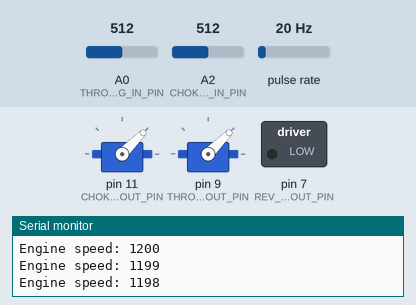
This sketch was run on a simulated Arduino Uno, built with avr-gcc and run on an emulated ATmega328P. On the bench: 2 × servo, switched loads named in the sketch (green lamp = pin HIGH), the last lines printed to the serial monitor. Wiring (inferred from the names in the program): pulse sensor: data pin 3. Dashed ring = blinking. Inputs (shaded band) come from the test bench; at power-on: pulse rate 20 Hz, A0 (THROTTLE_ANALOG_IN_PIN) = 512, A2 (CHOKE_ANALOG_IN_PIN) = 512.

Above: at 1.2 s.
1.3 s: pulse rate (sensor on pin 3) set to 100 Hz
4.3 s: A0 (THROTTLE_ANALOG_IN_PIN) set to 525
5.8 s: A0 (THROTTLE_ANALOG_IN_PIN) set to 546
At 6.3 s:
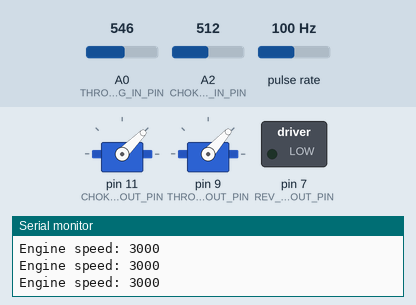
8.8 s: A2 (CHOKE_ANALOG_IN_PIN) set to 492
At 11.43 s:
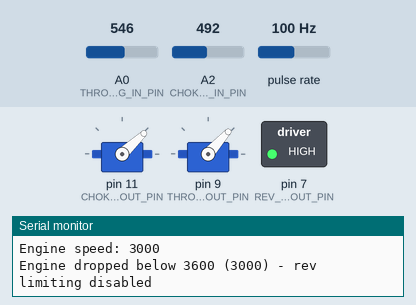
11.8 s: A0 (THROTTLE_ANALOG_IN_PIN) set to 306
At 13.4 s:
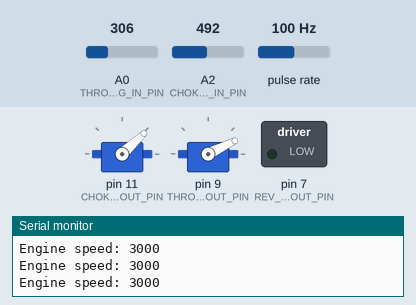
14.8 s: A2 (CHOKE_ANALOG_IN_PIN) set to 306
At 17.8 s:
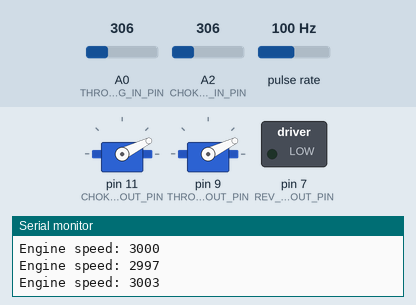
Timing chart, 0 to 18.8 s (numbered marks = the images above; inputs shaded):
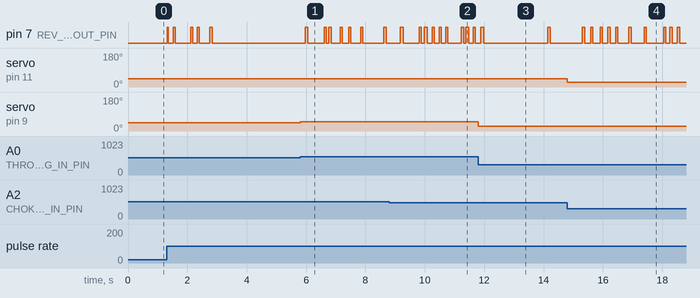

Measured:
- the behaviour switches between 500 and 499 on A2 (CHOKE_ANALOG_IN_PIN) (found by bisection; images 1 and 2)
- after the input at 5.8 s, servo on pin 9 (THROTTLE_PWM_OUT_PIN): 45° → 48° at once
- after the input at 8.8 s, servo on pin 11 (CHOKE_PWM_OUT_PIN): 45° → 43° at once
- after the input at 11.8 s, pin 7 (REV_LIMITER_DIGITAL_OUT_PIN): alternates HIGH for 0.09 s and LOW for 2.2 s, starting after 0.09 s; servo on pin 9 (THROTTLE_PWM_OUT_PIN): 48° → 26° at once
- after the input at 14.8 s, servo on pin 11 (CHOKE_PWM_OUT_PIN): 43° → 26° at once

The sketch:

ecu.ino
```cpp
/**
 * The software behind an electronic engine control system for the
 * Predator 79cc small engine.
 *
 * Bill of materials:
 *   - 1x 2 inch by 3 inch PCB
 *   - 1x 5v buck converter
 *   - 1x 28 pin chip socket
 *   - 1x atmega328 microcontroller
 *   - 1x 16mhz oscillating crystal
 *   - 2x 10k pull-up resistors
 *   - 1x 3144 hall effect sensor
 *   - 1x 10 micro-farad capacitor
 *   - 2x 22 picofarad capacitors
 *   - 2x potentiometers
 *   - 2x servos
 */
#include <Servo.h>

/**
 * A debug flag, useful for bench testing circuitry and components.
 */
#define DEBUG 1

/**
 * The number of microseconds per minute.
 */
#define MICROSECONDS_PER_MINUTE 60000000.0

/**
 * The maximum rotations per minute before rev limiting kicks in.
 *
 * This value can be increased for engines that have had the appropriate
 * upgrades applied to them (governor removed internally, upgraded flywheel,
 * heavier valve springs, etc...).
 */
#define MAX_ENGINE_SPEED 3600

/**
 * Analog input pin number for the throttle potentiometer.
 *
 * Note - this pin must be one of A0, A1, A2, A3, A4, or A5 because those are
 * the only analog pins available on the atmega328 chip.
 */
#define THROTTLE_ANALOG_IN_PIN A0

/**
 * Analog input pin number for the choke potentiometer.
 *
 * Note - this pin must be one of A0, A1, A2, A3, A4, or A5 because those are
 * the only analog pins available on the atmega328 chip.
 */
#define CHOKE_ANALOG_IN_PIN A2

/**
 * Digital input pin number for the tachometer.
 *
 * Note - this pin must be interrupt compatible. That corresponds to digital
 * pins 2 or 3 because those are the only interrupt-compatible pins that map
 * to the atmega328 chip.
 */
#define TACHOMETER_DIGITAL_IN_PIN 3

/**
 * Pulse width modulated output pin for the throttle servo.
 *
 * Note - this pin must be PWM compatible. That corresponds to digital pins 3,
 * 5, 6, 9, 10, or 11 because those are the only PWM-compatible pins that map
 * to the atmega328 chip.
 */
#define THROTTLE_PWM_OUT_PIN 9

/**
 * Pulse width modulated output pin for the choke servo.
 *
 * Note - this pin must be PWM compatible. That corresponds to digital pins 3,
 * 5, 6, 9, 10, or 11 because those are the only PWM-compatible pins that map
 * to the atmega328 chip.
 */
 #define CHOKE_PWM_OUT_PIN 11

/**
 * Digital output pin number for the rev limiter relay.
 *
 * Note - this pin must be one of 2, 3, 4, 5, 6, 7, 8, 9, 10, 11, 12, or 13
 * because those are the only digital pins available on the atmega328 chip
 * that are not used for other purposes.
 */
#define REV_LIMITER_DIGITAL_OUT_PIN 7

/**
 * The minimum position of the throttle servo.
 *
 * Note - if an upgraded carburator is installed, this value may have to be
 * tweaked.
 */
#define THROTTLE_SERVO_MIN_POSITION 0

/**
 * The maximum position of the throttle servo.
 *
 * Note - if an upgraded carburator is installed, this value may have to be
 * tweaked.
 */
#define THROTTLE_SERVO_MAX_POSITION 90

/**
 * The minimum position of the choke servo.
 *
 * Note - if an upgraded carburator is installed, this value may have to be
 * tweaked.
 */
#define CHOKE_SERVO_MIN_POSITION 0

/**
 * The maximum position of the choke servo.
 *
 * Note - if an upgraded carburator is installed, this value may have to be
 * tweaked.
 */
#define CHOKE_SERVO_MAX_POSITION 90

/**
 * The servo controlling the engine throttle position.
 */
Servo throttle;

/**
 * The servo controlling the engine choke position.
 */
 Servo choke;

/**
 * The current throttle position command.
 *
 * Note - this value is mapped to the range defined by
 * THROTTLE_SERVO_MIN_POSITION to THROTTLE_SERVO_MAX_POSITION.
 */
uint8_t throttle_command = 0;

/**
 * The current choke position command.
 *
 * Note - this value is mapped to the range defined by
 * CHOKE_SERVO_MIN_POSITION to CHOKE_SERVO_MAX_POSITION.
 */
 uint8_t choke_command = 0;

/**
 * The current engine speed.
 */
uint32_t engine_speed = 0;

/**
 * Is the engine being rev limited presently?
 */
bool is_rev_limiting = false;

/**
 * The time (in microseconds) that the last engine speed reading was taken.
 */
volatile unsigned long last_reading = 0;

/**
 * The microseconds between the current reading and last reading.
 */
volatile unsigned long last_duration = 0;

/**
 * A flag indicating that a new engine speed sample is ready.
 */
volatile bool resampled = false;

/**
 * Interrupt routine for when the magnet trips the hall effect sensor.
 */
void onHallEffectSensorTrip() {
  unsigned long now = micros();
  if (now - last_reading > 10000) {
    last_duration = now - last_reading;
    last_reading = now;
    resampled = true;
  }
}

/**
 * Reads the analog throttle input and adjusts the throttle servo accordingly.
 */
void resample_throttle_command() {
  // The q3atb54usn potentiometer has a range of 0 to 1024, but the stepper
  // motor that it's controlling only has 90 steps, so we re-map the value
  // to make the scale match.
  uint8_t new_throttle_command = map(
    ((analogRead(THROTTLE_ANALOG_IN_PIN)) + 1),
    0,
    1024,
    0,
    90
  );

  // In practice the potentiometer is too sensitive and causes the value to
  // jump around even at rest, so to prevent unnecessary wear and tear on the
  // stepper motor, we make sure that it takes a larger change to issue a new
  // command to the stepper.
  if(abs(new_throttle_command - throttle_command) > 1) {
    throttle_command = new_throttle_command;
    throttle.write(throttle_command);
    #ifdef DEBUG
      Serial.print("New throttle command: ");
      Serial.println(new_throttle_command);
    #endif
  }
}

/**
 * Reads the analog choke input and adjusts the choke servo accordingly.
 */
void resample_choke_command() {

  // The q3atb54usn potentiometer has a range of 0 to 1024, but the stepper
  // motor that it's controlling only has 255 steps, so we re-map the value
  // to make the scale match.
  uint8_t new_choke_command = map(
    ((analogRead(CHOKE_ANALOG_IN_PIN)) + 1),
    0,
    1024,
    0,
    90
  );

  // In practice the potentiometer is too sensitive and causes the value to
  // jump around even at rest, so to prevent unnecessary wear and tear on the
  // stepper motor, we make sure that it takes a larger change to issue a new
  // command to the stepper.
  if(abs(new_choke_command - choke_command) > 1) {
    choke_command = new_choke_command;
    choke.write(choke_command);
    #ifdef DEBUG
      Serial.print("New choke command: ");
      Serial.println(choke_command);
    #endif
  }
}

/**
 * Reads the tachometer input and adjusts the engine speed variable.
 */
void resample_engine_speed() {

  if (resampled) {
    detachInterrupt(digitalPinToInterrupt(TACHOMETER_DIGITAL_IN_PIN));
    unsigned long duration = last_duration;
    resampled = false;
    attachInterrupt(digitalPinToInterrupt(TACHOMETER_DIGITAL_IN_PIN), onHallEffectSensorTrip, FALLING);

    if (duration) {
      engine_speed = (MICROSECONDS_PER_MINUTE / duration);
      #ifdef DEBUG
        Serial.print("Engine speed: ");
        Serial.println(engine_speed);
      #endif
    }
  }
  // Ground the spark if the engine is going too fast.
  if (engine_speed > MAX_ENGINE_SPEED && !is_rev_limiting) {
    digitalWrite(REV_LIMITER_DIGITAL_OUT_PIN, HIGH);
    is_rev_limiting = true;
    #ifdef DEBUG
      Serial.print("Engine exceeded ");
      Serial.print(MAX_ENGINE_SPEED);
      Serial.print(" (");
      Serial.print(engine_speed);
      Serial.println(") - rev limiting applied");
    #endif
  }
  // Unground the spark if the engine isn't redlining.
  else if (engine_speed <= MAX_ENGINE_SPEED && is_rev_limiting) {
    digitalWrite(REV_LIMITER_DIGITAL_OUT_PIN, LOW);
    is_rev_limiting = false;
    #ifdef DEBUG
      Serial.print("Engine dropped below ");
      Serial.print(MAX_ENGINE_SPEED);
      Serial.print(" (");
      Serial.print(engine_speed);
      Serial.println(") - rev limiting disabled");
    #endif
  }
}

/**
 * Initializes pin mappings, interrupts, I/O, and such.
 */
 void setup() {
  #ifdef DEBUG
    Serial.begin(9600);
  #endif

  // Control for the choke servo.
  choke.attach(CHOKE_PWM_OUT_PIN);

  // Control for the throttle servo.
  throttle.attach(THROTTLE_PWM_OUT_PIN);

  // Input for the tachometer.
  pinMode(TACHOMETER_DIGITAL_IN_PIN, INPUT_PULLUP);

  // Control for the governor.
  pinMode(REV_LIMITER_DIGITAL_OUT_PIN, OUTPUT);

  // Interrupt routine for measuring engine speed.
  attachInterrupt(digitalPinToInterrupt(TACHOMETER_DIGITAL_IN_PIN), onHallEffectSensorTrip, FALLING);
}

/**
 * Engine control loop.
 */
void loop() {
  resample_throttle_command();
  resample_choke_command();
  resample_engine_speed();
}
```
